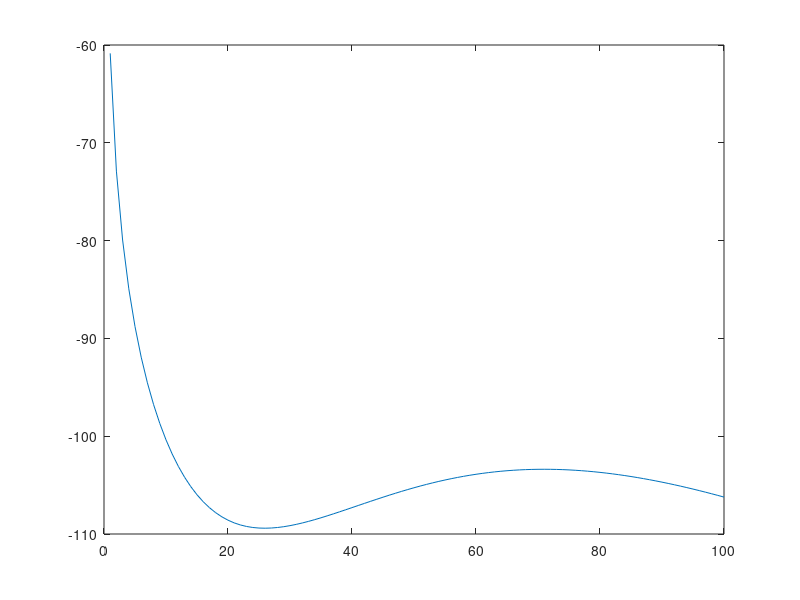

MATLAB code to generate this figure:
clear all
close all
clc

% inputs

%frequency
f = 5.8e9; %Hz
x = linspace(-100,-50,100);
% distance between reader and tag
r = 100; %m

% miniumum required power at the receiver
Prmin = -110; %dBm

% minimum required SNR
SNRmin = 10; %dB

% noise figure
NF = 2; %dB

%Bandwidth of the receiver
BW = 1e6; %1 Hz

% Receiver Noise power
Pn = -111; %dBm

% Processing gain
Gpr = 10; %dB

%%

%Sensitivity of Receiver Calculation
N = 30;
% Transmitted power ranges
PT = linspace(-20, 30, N); %dBm
% Transmitting antenna gain
Gtx = linspace(1.8, 7.415, N); %dBi
% Receiving antenna gain
Grx = linspace(1.8, 30, N); %dBi
% Tag antenna gain
Gt = linspace(1.8, 13.07, N); %dBi

%%
%gain of the reflection amplifier fitted to the experimental results

% p1 =      0.9694;
% p2 =       2.946;
% p3 =       -3.38;
% p4 =      -16.22;
% p5 =        24.2;
p1 =    0.001327;%  (-0.008781, 0.01144)
p2 =      0.3925;%  (-2.5, 3.285)
p3 =       43.28;%  (-266.4, 353)
p4 =        2107;%  (-1.26e+04, 1.681e+04)
p5 =   3.821e+04;%  (-2.232e+05, 2.996e+05)
a1 =       34.63;%  (31.84, 42.52)
b1 =      -78.24;%  (-79.86, -74.42)
c1 =       93.67;%  (7.169, 13.86)
Gqtr = @(x) a1*exp(-((x-b1).^2/c1))+4; % x is incident tag power in dBm

% plot(x,Gqtr(x))
%%
temp_result = zeros(N^4,6);
lambda = 3e8/(f);%m
path = 10*log10((lambda./(4*pi.*r)).^2);
count = 1;
possible_rows = zeros(N^4,1);
for a = 1:length(PT)
    for b = 1:length(Gtx)
        for c = 1:length(Grx)
            for d = 1:length(Gt)
                Ptag = PT(a) + Gtx(b) + Gt(d) + path;
                G_tag = Gqtr(Ptag);
                P_backscattered = Ptag + G_tag + Gt(d) + Grx(c) + path;
                index = (N^3*a-N^3) + (N^2*b-N^2) + (N*c-N) + d;
                temp_result(index,4) = Gt(d);
                temp_result(index,3) = Grx(c);
                temp_result(index,2) = Gtx(b);
                temp_result(index,1) = PT(a);
                temp_result(index,5) = P_backscattered;
                temp_result(index,6) = Ptag;
                
                if((Ptag > -80 && Ptag < -60) && (P_backscattered > Prmin))
                    possible_rows(count) = index;
                    count = count + 1;
                end
            end
        end
    end
end
possible_rows = possible_rows(possible_rows~=0);
result = zeros(length(possible_rows),6);
for a = 1:(length(possible_rows))
    result(a,:) = temp_result( possible_rows(a)   ,:);
end

[a,min_tag_row] = min(result(:,4));
min_Gtag_indices = find(result(:,4) == min(result(:,4)));
min_Gtag_results = zeros(length(min_Gtag_indices),6);
for a = 1:length(min_Gtag_indices)
    min_Gtag_results(a,:) = result(min_Gtag_indices(a),:);
end

%TAKE 984
r = 1:1:100;
path_2 = 10*log10((lambda./(4*pi.*r)).^2);

a = 984;
PT = min_Gtag_results(a,1);Gtx = min_Gtag_results(a,2); Grx = min_Gtag_results(a,3); Gt = min_Gtag_results(a,4);
Ptag = PT + Gtx + Gt + path_2;
G_tag = Gqtr(Ptag);
P_backscattered = Ptag + G_tag + Gt + Grx + path_2;

plot(r,P_backscattered)
